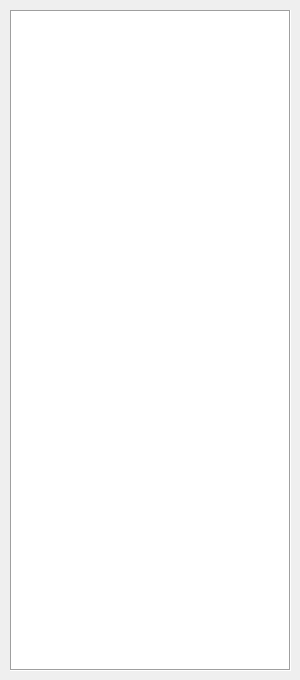
<?xml version="1.0" encoding="UTF-8"?>
<ui version="4.0">
 <class>Form</class>
 <widget class="QWidget" name="Form">
  <property name="windowModality">
   <enum>Qt::ApplicationModal</enum>
  </property>
  <property name="geometry">
   <rect>
    <x>0</x>
    <y>0</y>
    <width>300</width>
    <height>680</height>
   </rect>
  </property>
  <property name="minimumSize">
   <size>
    <width>300</width>
    <height>680</height>
   </size>
  </property>
  <property name="maximumSize">
   <size>
    <width>300</width>
    <height>680</height>
   </size>
  </property>
  <property name="windowTitle">
   <string>Właściciele</string>
  </property>
  <property name="windowIcon">
   <iconset resource="../res/main_form.qrc">
    <normaloff>:/icons/res/icon/avatar.png</normaloff>:/icons/res/icon/avatar.png</iconset>
  </property>
  <widget class="QListView" name="lstvw_owners">
   <property name="geometry">
    <rect>
     <x>10</x>
     <y>10</y>
     <width>281</width>
     <height>661</height>
    </rect>
   </property>
   <property name="font">
    <font>
     <family>Tahoma</family>
     <pointsize>10</pointsize>
    </font>
   </property>
   <property name="cursor" stdset="0">
    <cursorShape>ArrowCursor</cursorShape>
   </property>
   <property name="frameShape">
    <enum>QFrame::Box</enum>
   </property>
   <property name="editTriggers">
    <set>QAbstractItemView::NoEditTriggers</set>
   </property>
   <property name="alternatingRowColors">
    <bool>true</bool>
   </property>
   <property name="wordWrap">
    <bool>true</bool>
   </property>
   <property name="itemAlignment">
    <set>Qt::AlignLeading</set>
   </property>
  </widget>
 </widget>
 <resources>
  <include location="../res/main_form.qrc"/>
 </resources>
 <connections/>
</ui>
